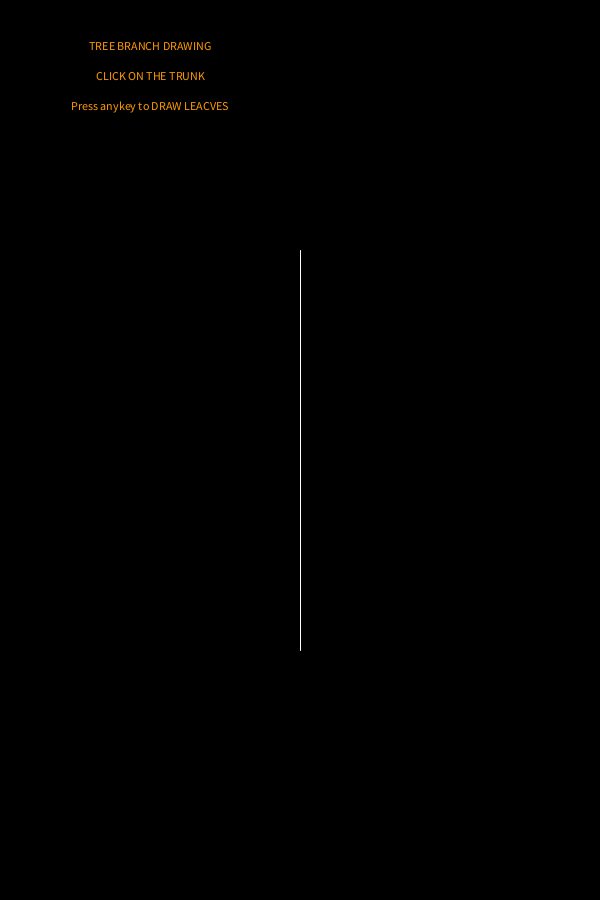
Frame 1 (no input)
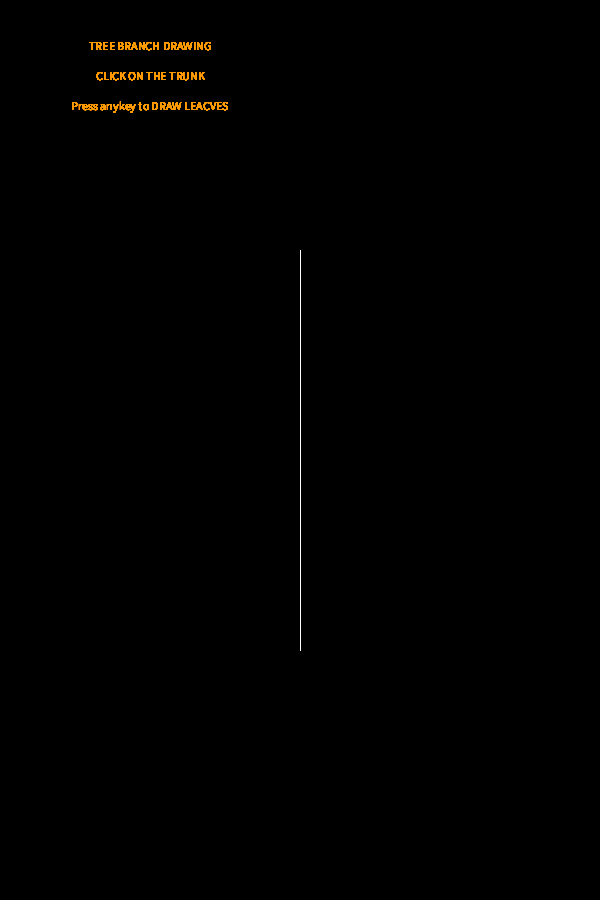
Frame 60 (the mouse pressed at the canvas centre just before this capture)
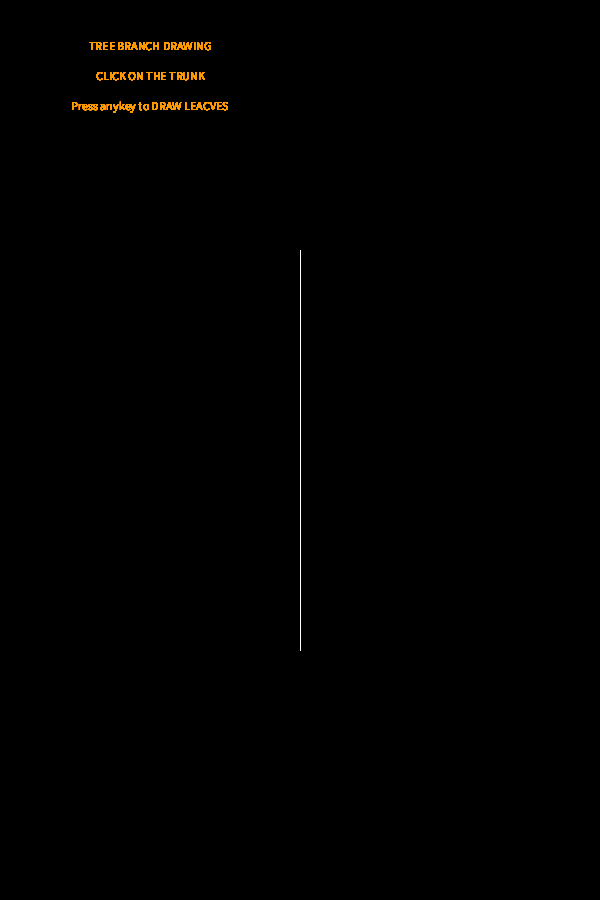
Frame 120 (the mouse held since frame 60 and released just before this capture)

The Processing sketch that drew these frames (run headless with seeded random() and noise(); from frame 60 on, the mouse is pressed at the canvas centre):

// Processing sketch: processing_34270
// ── processing_34270.pde

float liney, linex, mouseclick;
int linewidth=mouseY;
int sx=width/2;
int sy=height/2;
boolean p=false;
int branchpos;
int mx, my;

float r; 
float g; 
float b; 
float a; 
float diam; 
float x; 
float y;
int v;
int angle = 0;


float scx, scy;

int branchnum=10;

int mouseCounter=0;
//boolean branch1bool=false;
//int branch1posY,branch1posX;

boolean [] branchp= new boolean [branchnum];
float []branchposY= new float [branchnum];   //length
int lastSavedTime;
float haha=random(255);
//float hehe=random(80);
void setup()
{
  size (600, 900);
  background(0);
  strokeWeight(1);
  smooth();
  //in Setup
  int lastSavedTime;
  //in Setup
  lastSavedTime=millis();
  //in Draw
  if (millis()%1000<lastSavedTime%1000) {

    //do stuff
  }
  ///
  lastSavedTime=millis();
  for (int i=0; i<branchnum; i++) {
    branchp[i]=false;
    branchposY[i]=height/(i+1);
  }
}


void draw()
{
  fill(255,155,0); 
  textAlign(CENTER);
  text("TREE BRANCH DRAWING", 150, 50);
  text("CLICK ON THE TRUNK", 150, 80);
    text("Press anykey to DRAW LEACVES", 150, 80+30);
 if (key=='1')background(85, 107, 47);
  r=random(255); 
  g=random(255); 
  b=random(255); 
  a=random(100); 
  diam=random(10); 
  //  x=random(width/2); 
  //  y=random(height); 
  x=random(-200, 400);
  y=random(100, 300)-350;
  // Use values to draw an ellipse 
  //stroke (haha, random(mouseX/10, mouseY/10), random(mouseX/10, mouseY), 20);
  stroke(255);
  ///////////************************/////////////
  // background(240);
  // stroke (haha, random(mouseX/10, mouseY/10), random(mouseX/10, mouseY), 20);
  //strokeWeight(mouseY%5);
  pushMatrix();
  translate(width/2, height/2+200);
  line(0, 0, 0, -400);  //trunk
  popMatrix();

 

  if (keyPressed) {
    noStroke(); 
    fill(r, g, b, a); 
    ellipse(x+300, y+500, diam, diam);

    angle += 15;
    float val = cos(radians(angle)) * 6;
    //println(val);
    for (int j = 0; j < 360; j += 45) {
      float xoff = cos(radians(j)) * val;
      float yoff = sin(radians(j)) * val;
      fill(r, g, b, a); 
      ellipse( xoff+mouseX, mouseY + yoff, val, val);
    }
    fill(255);
    ellipse( mouseX, mouseY, 2, 2);
  }
  if (branchp[0]) {  //if first click
    //branchpos=branchposY[0];
    pushMatrix();
    translate(width/2, branchposY[0]);
    //    fill(150);
    //    ellipse(0, 0, 2, 2);
    rotate(random(HALF_PI*.6, -2*PI/random(1, 6)));


    line(0, 0, 0, -height/8);//branch1

    translate(0, random(-20, -branchposY[0])); 
    //    fill(150);
    //    ellipse(0, 0, 2, 2);  


    rotate(random(HALF_PI*.6, -2*PI/random(1, 6)));
    scale(random(.3, .7));
    line(0, 0, 0, -height/13);//branch1
    translate(0, random(-20, -branchposY[0]));

    //    fill(150);
    //    ellipse(0, 0, 20, 20);


    rotate(random(HALF_PI*.6, -2*PI/random(1, 6)));
    scale(random(.3, .7));
    line(0, 0, 0, -height/18);//branch1

    popMatrix();
  }
  if (branchp[1]) {
    //branchpos=branchposY[1]-height/2;
    pushMatrix();
    translate(width/2, branchposY[1]);
    rotate(-QUARTER_PI);

    line(0, 0, 0, -height/6);//branch1
    translate(0, random(-height/6+30, -branchposY[1]));
    rotate(random(HALF_PI*.6, -2*PI/random(1, 6)));
    scale(random(.3, .7));
    line(0, 0, 0, -height/10);//branch1
    translate(0, random(-height/10+30, -branchposY[1]));
    rotate(random(HALF_PI*.6, -2*PI/random(1, 6)));
    scale(random(.3, .7));
    line(0, 0, 0, -height/18);//branch1
    popMatrix();
  }
  if (branchp[2]) {
    //branchpos=branchposY[1]-height/2;
    pushMatrix();
    translate(width/2, branchposY[2]);
    rotate(QUARTER_PI);
    line(0, 0, 0, -height/5);//branch1

    scx=screenX(0, 0, 0);
    println(scx);
    scy=screenY(0, 0, 0);
    println(scy);
    point(scx, scy);
    rotate(PI/6);
    line(0, 0, scx, scy -height/5);//branc 2, same start point as branch1

    translate(0, random(-height/6+40, -branchposY[2]));//on branch2
    rotate(random(HALF_PI*.8, -2*PI/random(1, 6)));
    scale(random(.9, .7));
    line(0, 0, 0, -height/10);//branch3
    translate(0, random(-height/10+30, -branchposY[2]));
    rotate(random(HALF_PI*.3, -2*PI/random(1, 6)));
    scale(random(.3, .7));
    line(0, 0, 0, -height/15);//branch4
    popMatrix();
  }

  if (branchp[3]) {
    pushMatrix();
    translate(width/2, branchposY[3]);
    rotate(-QUARTER_PI*89);

    line(0, 0, 0, -height/6);//branch1
    translate(0, random(-height/6+30, -branchposY[3]));
    rotate(random(HALF_PI*.3, -2*PI/random(1, 6)));
    scale(random(.3, .7));
    line(0, 0, 0, -height/10);//branch1
    translate(0, random(-height/10+30, -branchposY[3]));
    rotate(random(HALF_PI*.2, -2*PI/random(1, 6)));
    scale(random(.3, .7));
    line(0, 0, 0, -height/18);//branch1
    popMatrix();
  }


  if (branchp[4]) {
    pushMatrix();
    translate(width/2, branchposY[4]);
    rotate(QUARTER_PI*1.4);

    line(0, 0, 0, -height/6);//branch1
    translate(0, random(-height/6+10, -branchposY[3]));
    rotate(random(HALF_PI*.3, -2*PI/random(1, 6)));
    scale(random(.3, .7));
    line(0, 0, 0, -height/10);//branch1
    translate(0, random(-height/10+30, -branchposY[3]));
    rotate(random(HALF_PI*.6, -2*PI/random(1, 6)));
    scale(random(.3, .7));
    line(0, 0, 0, -height/18);//branch1
    popMatrix();
  }
  if (branchp[5]) {
    pushMatrix();
    translate(width/2, branchposY[5]-20);
    rotate(-QUARTER_PI);

    line(0, 0, 0, -height/5);//branch1
    translate(0, random(-height/6+51, -branchposY[2]));
    rotate(random(HALF_PI*.8, -2*PI/random(1, 6)));
    scale(random(.9, .7));
    line(0, 0, 0, -height/10);//branch1
    translate(0, random(-height/10+30, -branchposY[2]));
    rotate(random(HALF_PI*.3, -2*PI/random(1, 6)));
    scale(random(.3, .7));
    line(0, 0, 0, -height/15);//branch1
    popMatrix();
  }
  if (branchp[6]) {
    pushMatrix();
    translate(width/2, branchposY[6]);
    rotate(QUARTER_PI*2);

    line(0, 0, 0, -height/6);//branch1
    translate(0, random(-height/6+50, -branchposY[3]));
    rotate(random(HALF_PI*.3, -2*PI/random(1, 6)));
    scale(random(.3, .7));
    line(0, 0, 0, -height/10);//branch1
    translate(0, random(-height/10+30, -branchposY[3]));
    rotate(random(HALF_PI*.6, -2*PI/random(1, 6)));
    scale(random(.3, .7));
    line(0, 0, 0, -height/18);//branch1
    popMatrix();
  }
  if (branchp[7]) {
    pushMatrix();
    translate(width/2, branchposY[7]);
    rotate(-QUARTER_PI*.4);

    line(0, 0, 0, -height/6);//branch1
    translate(0, random(-height/6+45, -branchposY[3]));
    rotate(random(HALF_PI*.3, -2*PI/random(1, 6)));
    scale(random(.3, .7));
    line(0, 0, 0, -height/10);//branch1
    translate(0, random(-height/10+30, -branchposY[3]));
    rotate(random(HALF_PI*.6, -2*PI/random(1, 6)));
    scale(random(.3, .7));
    line(0, 0, 0, -height/18);//branch1
    popMatrix();
  }

  println(branchposY[0]);
  println(branchposY[1]);
  println();
}

void mouseClicked() {
  if (mouseY>=height/2-200 && mouseY<=height/2+300 &&mouseX<=width/2+5 &&mouseX>=width/2-5) {
    mouseCounter++;

    if (mouseCounter==1) {
      branchp[0]=true;
      branchposY[0]=mouseY;
    }
    if (mouseCounter==2) {
      branchp[1]=true;
      branchposY[1]=mouseY;
    }
    if (mouseCounter==3) {
      branchp[2]=true;
      branchposY[2]=mouseY;
    }

    if (mouseCounter==4) {
      branchp[3]=true;
      branchposY[3]=mouseY;
    }

    if (mouseCounter==5) {
      branchp[4]=true;
      branchposY[4]=mouseY;
    }
    if (mouseCounter==6) {
      branchp[5]=true;
      branchposY[5]=mouseY;
    }    
    if (mouseCounter==7) {
      branchp[6]=true;
      branchposY[6]=mouseY;
    }
    if (mouseCounter==8) {
      branchp[7]=true;
      branchposY[7]=mouseY;
    }
  }
}
